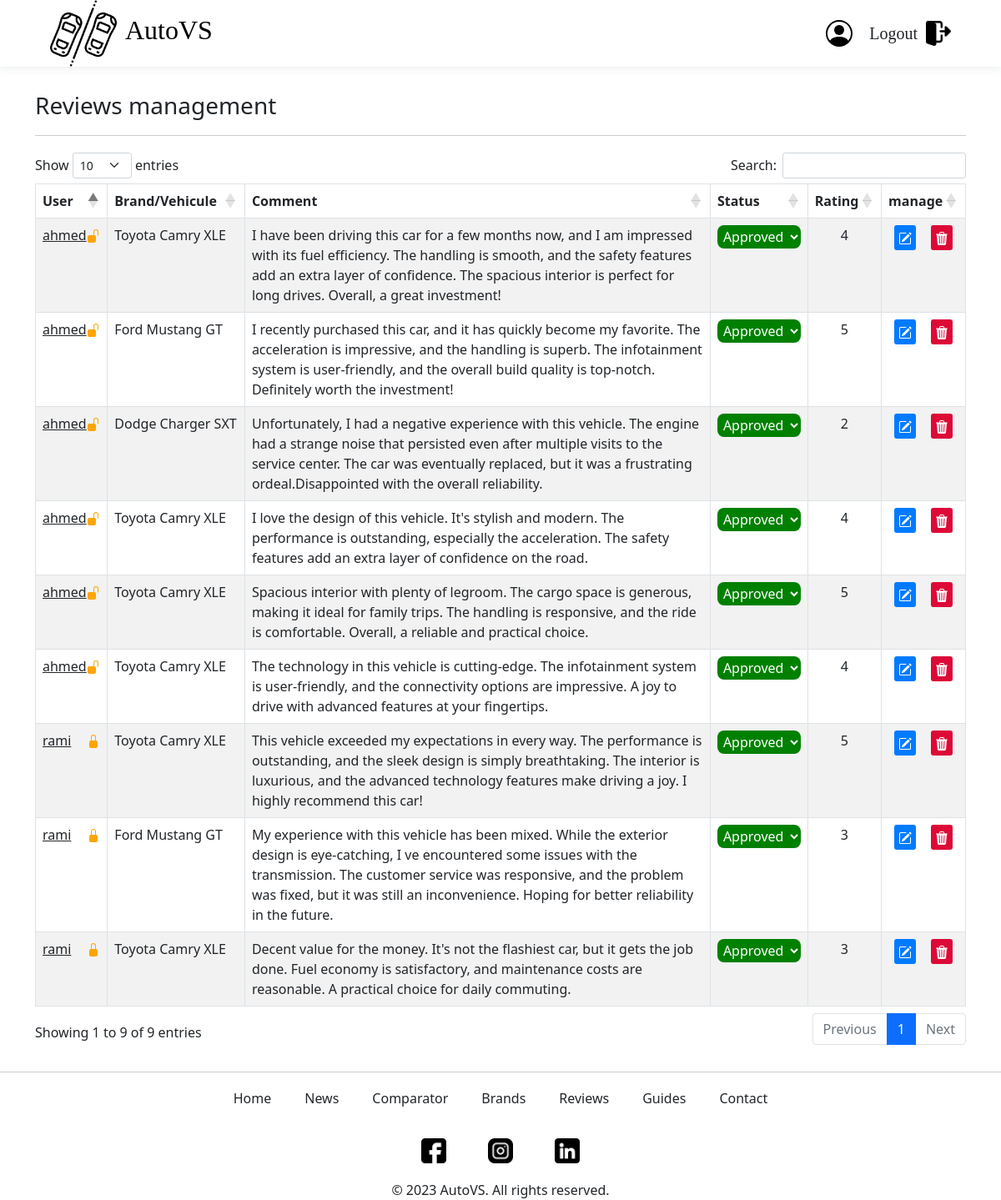
The page /Admin/reviews (signed in) on the database its author committed.
### tables this page shows
CREATE TABLE IF NOT EXISTS `review` (
  `ReviewID` int(11) NOT NULL AUTO_INCREMENT,
  `UserID` int(11) DEFAULT NULL,
  `VehicleID` int(11) DEFAULT NULL,
  `BrandID` int(11) DEFAULT NULL,
  `Comment` text,
  `Rating` int(11) DEFAULT NULL,
  `Status` enum('Approved','Rejected','Pending') DEFAULT 'Pending',
  `DATE` datetime NOT NULL DEFAULT CURRENT_TIMESTAMP,
  PRIMARY KEY (`ReviewID`),
  KEY `UserID` (`UserID`),
  KEY `VehicleID` (`VehicleID`),
  KEY `BrandID` (`BrandID`)
);

CREATE TABLE IF NOT EXISTS `user` (
  `UserID` int(11) NOT NULL AUTO_INCREMENT,
  `username` varchar(255) NOT NULL,
  `FirstName` varchar(50) DEFAULT NULL,
  `LastName` varchar(50) DEFAULT NULL,
  `Gender` enum('Male','Female') DEFAULT NULL,
  `DateOfBirth` date DEFAULT NULL,
  `Email` varchar(100) DEFAULT NULL,
  `Password` varchar(255) DEFAULT NULL,
  `IsAuthenticated` tinyint(1) DEFAULT '1',
  `IsBlocked` tinyint(1) DEFAULT '0',
  `admin` tinyint(1) NOT NULL DEFAULT '0',
  PRIMARY KEY (`UserID`),
  UNIQUE KEY `username` (`username`)
);

CREATE TABLE IF NOT EXISTS `vehicleinfo` (
  `VehicleID` int(11) NOT NULL AUTO_INCREMENT,
  `VehiculeName` varchar(50) DEFAULT NULL,
  `Note` int(11) DEFAULT NULL,
  `IndicativePrice` varchar(50) DEFAULT NULL,
  `ModelID` int(11) DEFAULT NULL,
  `Version` varchar(50) DEFAULT NULL,
  `Dimensions` varchar(50) DEFAULT NULL,
  `Capacity` varchar(20) DEFAULT NULL,
  `Consumption` varchar(20) DEFAULT NULL,
  `ImageID` int(11) DEFAULT NULL,
  `EngineID` int(11) DEFAULT NULL,
  `VitesseTYPE` enum('Automatic','Manual') DEFAULT NULL,
  `PerformanceID` int(11) DEFAULT NULL,
  PRIMARY KEY (`VehicleID`),
  KEY `ImageID` (`ImageID`),
  KEY `ModelID` (`ModelID`),
  KEY `EngineID` (`EngineID`),
  KEY `PerformanceID` (`PerformanceID`)
);

CREATE TABLE IF NOT EXISTS `contact` (
  `ContactID` int(11) NOT NULL AUTO_INCREMENT,
  `Type` varchar(255) DEFAULT NULL,
  `URL` varchar(255) DEFAULT NULL,
  `LOGO` int(11) DEFAULT NULL,
  PRIMARY KEY (`ContactID`),
  KEY `fk_img_cont` (`LOGO`)
);

CREATE TABLE IF NOT EXISTS `image` (
  `ImageID` int(11) NOT NULL AUTO_INCREMENT,
  `ImagePath` varchar(255) DEFAULT NULL,
  PRIMARY KEY (`ImageID`)
);

### controllers/Admin/ReviewPageController.php (called while the page is built, shortened)
<?php
require_once($_SERVER['DOCUMENT_ROOT'] . './Project/views/Admin/ReviewPageView.php');
require_once($_SERVER['DOCUMENT_ROOT'] . './Project/Models/ReviewModel.php');
class AdminReviewPageController
{
    public function getReviews()
    {
        $model = new ReviewModel();
        return $model->getReviews();
    }
    public function showReviewPage()
    {
        $view = new AdminReviewPageView();
        $view->showReviewPage();
    }
}

### models/ReviewModel.php (called while the page is built, shortened)
<?php
class ReviewModel extends DBModel
{
    public function getReviews()
    {
        $db = $this->connect($this->host, $this->dbname, $this->username, $this->password);
        $sql = "SELECT R.ReviewID, U.IsBlocked, U.username, U.UserID, V.VehicleID, V.VehiculeName, B.BrandName, R.Comment, R.Rating, R.Status FROM Review R JOIN User U ON R.UserID = U.UserID LEFT JOIN VehicleInfo V ON R.VehicleID = V.VehicleID LEFT JOIN Brand B ON B.BrandID=R.BrandID";
        $stmt = $db->prepare($sql);
        $stmt->execute();
        $reviews = $stmt->fetchAll();
        return $reviews;
    }
}

### models/HomePageModel.php (called while the page is built, shortened)
<?php
class HomePageModel extends DBModel
{
    public function getSocialMedia()
    {
        $db = $this->connect($this->host, $this->dbname, $this->username, $this->password);
        $sql = "SELECT * FROM contact JOIN Image ON contact.Logo = Image.ImageID";
        $stmt = $db->prepare($sql);
        $stmt->execute();
        $socialMedia = $stmt->fetchAll();
        return $socialMedia;
    }
}

### controllers/User/HomePageController.php (called while the page is built, shortened)
<?php
require_once($_SERVER['DOCUMENT_ROOT'] . './Project/Models/HomePageModel.php');
class HomePageController
{
    public function getSocialMedia()
    {
        $model = new HomePageModel();
        return $model->getSocialMedia();
    }
}

### views/Admin/ReviewPageView.php (the view, shortened to what this page needs)
<?php
require_once($_SERVER['DOCUMENT_ROOT'] . './Project/views/Admin/LayoutView.php');
class AdminReviewPageView extends AdminLayoutView
{
    public function content()
    {
?>
        <div class="container">
            <div class="Handler">
                <h3>Reviews management</h3>
            </div>
            <table id="table" class="table table-striped table-bordered" style="width:100%">
                <thead>
                    <tr>
                        <th>User</th>
                        <th>Brand/Vehicule</th>
                        <th>Comment</th>
                        <th>Status</th>
                        <th>Rating</th>
                        <th>manage</th>
                    </tr>
                </thead>
                <tbody>
                    <?php
                    require_once($_SERVER['DOCUMENT_ROOT'] . '/Project/Controllers/Admin/ReviewPageController.php');
                    $controller = new AdminReviewPageController();
                    $reviews = $controller->getReviews();
                    foreach ($reviews as $review) {
                    ?>
                        <tr>
                            <td>
                                <div style="display: flex;justify-content: space-between; align-items:center;">
                                    <a style="color:inherit;" href="/Project/Admin/users/modify/?id=<?= $review['UserID'] ?>"><?= $review['username'] ?></a>
                                    <a style="cursor:pointer" onclick="blockUser(<?= $review['UserID'] ?>)"><?= $review['IsBlocked'] ? '<svg xmlns="http://www.w3.org/2000/svg" width="16" height="16" fill="orange" class="bi bi-lock-fill" viewBox="0 0 16 16"><path d="M8 1a2 2 0 0 1 2 2v4H6V3a2 2 0 0 1 2-2m3 6V3a3 3 0 0 0-6 0v4a2 2 0 0 0-2 2v5a2 2 0 0 0 2 2h6a2 2 0 0 0 2-2V9a2 2 0 0 0-2-2"/></svg>'
                                                                                                                : '<svg xmlns="http://www.w3.org/2000/svg" width="16" height="16" fill="orange" class="bi bi-unlock-fill" viewBox="0 0 16 16"><path d="M11 1a2 2 0 0 0-2 2v4a2 2 0 0 1 2 2v5a2 2 0 0 1-2 2H3a2 2 0 0 1-2-2V9a2 2 0 0 1 2-2h5V3a3 3 0 0 1 6 0v4a.5.5 0 0 1-1 0V3a2 2 0 0 0-2-2"/></svg>' ?>
                                    </a>
                                </div>
                            </td>
                            <td><?php
                                if ($review['BrandName']) {
                                    echo $review['BrandName'];
                                } else {
                                    echo $review['VehiculeName'];
                                }
                                ?></td>
                            <td style="width:50%"><?php echo $review['Comment'] ?></td>
                            <td>
                                <select style="background-color: <?php echo $review['Status'] == 'Pending' ? 'grey' : ($review['Status'] == 'Rejected' ? 'red' : 'green') ?>;" name="status" class="status" id="status<?= $review['ReviewID'] ?>">
                                    <option value="Approved" <?php echo $review['Status'] == 'Approved' ? 'selected' : '' ?>>Approved</option>
                                </select>
                            </td>
                            <td style="text-align: center;"><?php echo $review['Rating'] ?></td>
                            <td>
                                <div class="manage">
                                    <button onclick="changeReview(<?= $review['ReviewID'] ?>)">
                                    </button>
                                    <button onclick="deleteReview(<?= $review['ReviewID'] ?>)">
                                    </button>
                                </div>
                            </td>
                        </tr>
                    <?php
                    }
                    ?>
                </tbody>
            </table>
        </div>
<?php
    }
    public function showReviewPage()
    {
        $this->showNavbar();
        $this->content();
        $this->showFooter();
    }
}

### views/Admin/LayoutView.php (shortened to what this page needs)
<?php
class AdminLayoutView
{
    public function showNavbar()
    {
?>
        <div class="header-container">
            <a href="/Project/Admin/" class="logo">
                <img src="/Project/public/images/logo1.png" alt="">
                <h2>AutoVS</h2>
            </a>
            <div class="Profile">
                <a href="/Project/profile/">
                </a>
                <a class="logout" href="/Project/Api/api.php?logout=1">
                    <p>Logout</p>
                    <img src="/Project/public/images/logout.png" alt="logout">
                </a>
            </div>
        </div>
    <?php
    }
    ?>
    <?php
    public function showFooter()
    {
    ?>
        <div class="footer-menu">
            <ul>
                <li><a href="/Project/">Home</a></li>
                <li><a href="/Project/news/">News</a></li>
                <li><a href="/Project/compare/">Comparator</a></li>
                <li><a href="/Project/brands/">Brands</a></li>
                <li><a href="/Project/reviews/">Reviews</a></li>
                <li><a href="/Project/guide/">Guides</a></li>
                <li><a href="/Project/contact/">Contact</a></li>
            </ul>
            <div class="social">
                <?php
                $this->showSocialMedia();
                ?>
            </div>
            <p>© 2023 AutoVS. All rights reserved.</p>
        </div>
        <?php
    }
    public function showSocialMedia()
    {
        $controller = new HomePageController();
        $socialMedia = $controller->getSocialMedia();
        foreach ($socialMedia as $media) {
        ?>
            <a href="<?php echo $media["URL"] ?>">
                <img src="/Project/public/images/<?php echo $media["ImagePath"] ?>" alt="<?php echo $media["Type"] ?>">
            </a>
<?php
        }
    }
}

### css/style.css (style rules this page uses)
:root { --spinner-width: 100%; --spinner-height: 15vh; --spinner-elements-displayed: 5; --spinner-element-width: calc( var(--spinner-width) / var(--spinner-elements-displayed) ); --spinner-animation-duration: calc(var(--spinner-elements) * 3s); }
* { margin: 0; padding: 0; box-sizing: border-box; }
.header-container { height: 10vh; display: flex; justify-content: space-between; padding: 0 5%; align-items: center; box-shadow: 0 0.1px 11px 2px rgba(68, 89, 88, 0.11); }
.header-container .logo img { height: 10vh; }
.logo { display: flex; align-items: center; justify-content: center; gap: 10px; font-family: "Comic Sans MS", cursive; text-decoration: none; }
.logo h2 { text-decoration: none; color: #000; }
.social { display: flex; align-items: center; justify-content: center; gap: 10px; }
.social img { height: 30px; width: 30px; }
.footer-menu { width: 100%; height: 8vh; border-top: 1px solid #ccc; text-align: center; }
.footer-menu p { margin: 20px 0; }
.footer-menu > ul { height: 100%; display: flex; align-items: center; justify-content: center; list-style-type: none; padding: 0; }
.footer-menu a { color: inherit; text-align: center; text-decoration: none; padding: 0 20px; }
.logo { display: flex; align-items: center; justify-content: center; gap: 10px; font-family: "Comic Sans MS", cursive; }
.logout { height: 100%; text-decoration: none; color: inherit; font-size: 20px; display: flex; align-items: center; justify-content: center; gap: 10px; font-family: "Comic Sans MS", cursive; }
.logout p { margin: 0; }
.logout img { height: 30px; width: 30px; }
.status { width: 100%; height: 100%; outline: none; border: none; background-color: transparent; padding: 2px 3px; border-radius: 8px; color: white; }
.manage { display: flex; justify-content: space-around; gap: 5px; align-items: center; width: 100%; height: 100%; }
.manage button, .manage a { text-decoration: none; color: inherit; padding: 3px 5px; border: none; border-radius: 3px; }
.manage button:first-child, .manage a:first-child { background-color: #007bff; }
.manage button:last-child { background-color: #dd0937; }
.Profile { display: flex; justify-content: center; align-items: center; gap: 20px; }
.Profile > a > svg { width: 32px; height: 32px; }
.container { margin-top: 30px; margin-bottom: 30px; }
.Handler { border-bottom: 1px solid #ccc; padding-bottom: 10px; display: flex; justify-content: space-between; align-items: center; margin-bottom: 20px; }

### rows shown on the page
review: UserID.username "rami", VehicleID.VehiculeName "Toyota Camry XLE", Comment "This vehicle exceeded my expectations in every way. The performance is outstanding, and the sleek design is simply breathtaking. The interior is luxurious, and the advanced technology features make driving a joy. I highly recommend this car!", status "Approved", Rating "5"
review: UserID.username "ahmed", VehicleID.VehiculeName "Toyota Camry XLE", Comment "I have been driving this car for a few months now, and I am impressed with its fuel efficiency. The handling is smooth, and the safety features add an extra layer of confidence. The spacious interior is perfect for long drives. Overall, a great investment!", status "Approved", Rating "4"
review: UserID.username "rami", VehicleID.VehiculeName "Ford Mustang GT", Comment "My experience with this vehicle has been mixed. While the exterior design is eye-catching, I ve encountered some issues with the transmission. The customer service was responsive, and the problem was fixed, but it was still an inconvenience. Hoping for better reliability in the future.", status "Approved", Rating "3"
review: UserID.username "ahmed", VehicleID.VehiculeName "Ford Mustang GT", Comment "I recently purchased this car, and it has quickly become my favorite. The acceleration is impressive, and the handling is superb. The infotainment system is user-friendly, and the overall build quality is top-notch. Definitely worth the investment!", status "Approved", Rating "5"
review: UserID.username "ahmed", VehicleID.VehiculeName "Dodge Charger SXT", Comment "Unfortunately, I had a negative experience with this vehicle. The engine had a strange noise that persisted even after multiple visits to the service center. The car was eventually replaced, but it was a frustrating ordeal.Disappointed with the overall reliability.", status "Approved", Rating "2"
review: UserID.username "ahmed", VehicleID.VehiculeName "Toyota Camry XLE", Comment "I love the design of this vehicle. It's stylish and modern. The performance is outstanding, especially the acceleration. The safety features add an extra layer of confidence on the road.", status "Approved", Rating "4"
review: UserID.username "ahmed", VehicleID.VehiculeName "Toyota Camry XLE", Comment "Spacious interior with plenty of legroom. The cargo space is generous, making it ideal for family trips. The handling is responsive, and the ride is comfortable. Overall, a reliable and practical choice.", status "Approved", Rating "5"
review: UserID.username "ahmed", VehicleID.VehiculeName "Toyota Camry XLE", Comment "The technology in this vehicle is cutting-edge. The infotainment system is user-friendly, and the connectivity options are impressive. A joy to drive with advanced features at your fingertips.", status "Approved", Rating "4"
review: UserID.username "rami", VehicleID.VehiculeName "Toyota Camry XLE", Comment "Decent value for the money. It's not the flashiest car, but it gets the job done. Fuel economy is satisfactory, and maintenance costs are reasonable. A practical choice for daily commuting.", status "Approved", Rating "3"
contact: image.ImagePath (picture)
contact: image.ImagePath (picture)
contact: image.ImagePath (picture)
